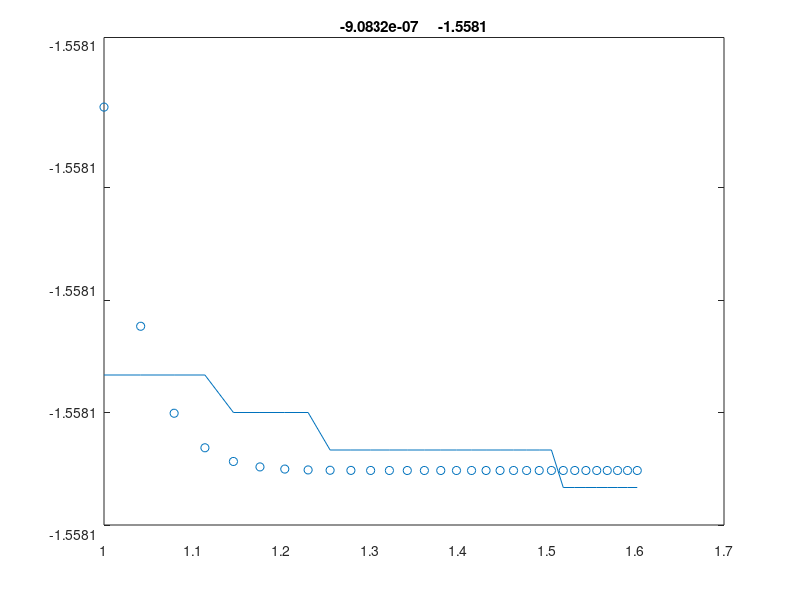

Reproduce this figure in MATLAB.
  function demo2mod
% ********************************************************
% *** Solves (4) and computes q of (6) with basic RCIP   *
% *** Last changed 2018-01-28 by Johan Helsing           *
% ********************************************************
  close all
  format long
  format compact
% *** User specified quantities ***************

  x = [];
  array = [];
  for k=10:1:40
     array = [array, (log10((ErrorCompDL(10, k))))];
     x = [x, log10(k)];
  end
  #ErrorCompDL(10, 4)
  
  p= polyfit(x,array,1);
  figure
  plot(x, polyval(p,x));
  hold on
  scatter(x,array);
  title(num2str(p));
  hold off
  
  function error=ErrorCompOld(npan,nsub)
    lambda=0.999;  % parameter lambda
    %lambda=1;
    theta=pi/2;    % corner opening angle
    evec=1;        % a unit vector 
    qref=1.1300163213105365; % reference solution
  % *********************************************
    T=Tinit16;
    W=Winit16;
  %
  % *** Pbc and PWbc prolongation matrices ***
    [IP,IPW]=IPinit(T,W);
    Pbc =blkdiag(eye(16),IP ,IP ,eye(16));
    PWbc=blkdiag(eye(16),IPW,IPW,eye(16));
    %disp(['check_PWTP = ',num2str(norm(PWbc'*Pbc-eye(64)))])
  %
  % *** Panels, discretization points, and weights ***
    sinter=linspace(0,1,npan+1)';
    sinterdiff=ones(npan,1)/npan;
    [z,zp,zpp,nz,w,wzp,np]=zinit(theta,sinter,sinterdiff,T,W,npan);
    %disp(['arclength = ',num2str(sum(abs(wzp)),16)])
    %disp(['area      = ',num2str(0.5*imag(conj(z).'*wzp),15)])
  %
  % *** The K_coa^\circ matrix is set up ***
    Kcirc=MAinit(z,zp,zpp,nz,w,wzp,np);
    %KcircD = MAinitDL(z,zp,zpp,nz,w,wzp,np);
    %Kcirc=KcircD;
    
    starind=[np-31:np 1:32];
    Kcirc(starind,starind)=zeros(64);
  %
  % *** Recursion for the R matrix ***
    R=speye(np);
    R(starind,starind)=Rcomp(theta,lambda,T,W,Pbc,PWbc,nsub,npan);
  %
    conj(evec)
  % *** Solving main linear system ***
    rhs=2*lambda*real(conj(evec)*nz);
    
    
    %test_charge = complex(-0.25,0.4);
    %rhs=2*GetBC(test_charge, z);
    
    [rhotilde,it]=myGMRESR(lambda*Kcirc,R,rhs,np,100,eps);
    disp(['GMRES iter RCIP = ',num2str(it)])
  %
  % *** Post processing ***
    rhohat=R*rhotilde;
    zeta=real(conj(evec)*z).*abs(wzp);
    
    %target_complex = complex(0.01, 0)
    %zeta = MAOffBoundary(z,zp,zpp,nz,w,wzp,np,target_complex);
    
    q=rhohat'*zeta;
    %qref=G(target_complex, test_charge);
    error = (abs(qref-q)/abs(qref));
    %error = abs(q)


    
  function error=ErrorCompDL(npan,nsub)
    lambda=1.0000;  % parameter lambda
    %lambda=1;
    theta=pi/2;    % corner opening angle
    evec=1;        % a unit vector 
    qref=1.1300163213105365; % reference solution
  % *********************************************
    T=Tinit16;
    W=Winit16;
  %
  % *** Pbc and PWbc prolongation matrices ***
    [IP,IPW]=IPinit(T,W);
    Pbc =blkdiag(eye(16),IP ,IP ,eye(16));
    PWbc=blkdiag(eye(16),IPW,IPW,eye(16));
    %disp(['check_PWTP = ',num2str(norm(PWbc'*Pbc-eye(64)))])
  %
  % *** Panels, discretization points, and weights ***
    sinter=linspace(0,1,npan+1)';
    sinterdiff=ones(npan,1)/npan;
    [z,zp,zpp,nz,w,wzp,np]=zinit(theta,sinter,sinterdiff,T,W,npan);
    %disp(['arclength = ',num2str(sum(abs(wzp)),16)])
    %disp(['area      = ',num2str(0.5*imag(conj(z).'*wzp),15)])
  %
  % *** The K_coa^\circ matrix is set up ***
    %Kcirc=MAinit(z,zp,zpp,nz,w,wzp,np);
    KcircD = MAinitDL(z,zp,zpp,nz,w,wzp,np);
    Kcirc=KcircD;
    
    starind=[np-31:np 1:32];
    Kcirc(starind,starind)=zeros(64);
  %
  % *** Recursion for the R matrix ***
    R=speye(np);
    R(starind,starind)=RcompNew(theta,T,W,Pbc,PWbc,nsub,npan);
  %
    %conj(evec)
  % *** Solving main linear system ***
    %rhs=2*lambda*real(conj(evec)*nz);
    
    test_charge = complex(-0.25,0.4);
    rhs=GetBC(test_charge, z);
    
    [rhotilde,it]=myGMRESR(lambda*Kcirc,R,rhs,np,100,eps);
    disp(['GMRES iter RCIP = ',num2str(it)])
  %
  % *** Post processing ***
    rhohat=R*rhotilde;
    %zeta=real(conj(evec)*z).*abs(wzp);
    
    target_complex = complex(0.01, 0);
    zeta = MAOffBoundary(z,zp,zpp,nz,w,wzp,np,target_complex);
    
    %q=rhohat'*zeta
    q=zeta*rhohat;
    qref=G(target_complex, test_charge);
    error = (abs(qref-q)/abs(qref));
    #error = abs(q)
  
 
  function O=G(x, y)
    O = (-1/(2*pi)) * log(abs(x-y));
 
 
  function P=GetBC(test_charge, z)
    P = zeros(1,length(z));
    n = length(z);
    for i=1:n
        P(i) = G(test_charge, z(i));
    end
 

  function R=Rcomp(theta,lambda,T,W,Pbc,PWbc,nsub,npan)
  starL=17:80;
  for level=1:nsub
    [z,zp,zpp,nz,w,wzp]=zlocinit(theta,T,W,nsub,level,npan);
    K=MAinit(z,zp,zpp,nz,w,wzp,96);
    %KD = MAinitDL(z,zp,zpp,nz,w,wzp,96);
    %K=KD;
    MAT=eye(96)+lambda*K;
    if level==1
      R=inv(MAT(starL,starL));
    end
    MAT(starL,starL)=inv(R);
    R=PWbc'*(MAT\Pbc);
  end
  
  function R=RcompNew(theta,T,W,Pbc,PWbc,nsub,npan)
  starL=17:80;
  lambda = 1.000;
  for level=1:nsub
    [z,zp,zpp,nz,w,wzp]=zlocinit(theta,T,W,nsub,level,npan);
    K=MAinit(z,zp,zpp,nz,w,wzp,96);
    KD = MAinitDL(z,zp,zpp,nz,w,wzp,96);
    K=KD;
    MAT=eye(96)+lambda*K;
    if level==1
      R=inv(MAT(starL,starL));
    end
    MAT(starL,starL)=inv(R);
    R=PWbc'*(MAT\Pbc);
  end
  
  function [x,it]=myGMRESR(A,R,b,n,m,tol)
% *** GMRES with low-threshold stagnation control ***
  V=zeros(n,m+1);
  H=zeros(m);
  cs=zeros(m,1);
  sn=zeros(m,1);
  bnrm2=norm(b);
  V(:,1)=b/bnrm2;
  s=bnrm2*eye(m+1,1);
  for it=1:m                                  
    it1=it+1;                                   
    w=A*(R*V(:,it));
    for k=1:it
      H(k,it)=V(:,k)'*w;
      w=w-H(k,it)*V(:,k);
    end
    H(it,it)=H(it,it)+1;
    wnrm2=norm(w);
    V(:,it1)=w/wnrm2;
    for k=1:it-1                                
      temp     = cs(k)*H(k,it)+sn(k)*H(k+1,it);
      H(k+1,it)=-sn(k)*H(k,it)+cs(k)*H(k+1,it);
      H(k,it)  = temp;
    end
    [cs(it),sn(it)]=rotmat(H(it,it),wnrm2);     
    H(it,it)= cs(it)*H(it,it)+sn(it)*wnrm2;
    s(it1) =-sn(it)*s(it);                      
    s(it)  = cs(it)*s(it);                         
    myerr=abs(s(it1))/bnrm2;
    if (myerr<=tol)||(it==m)                     
      %disp(['predicted residual = ' num2str(myerr)])
      y=triu(H(1:it,1:it))\s(1:it);             
      x=fliplr(V(:,1:it))*flipud(y);
      trueres=norm(x+A*(R*x)-b)/bnrm2;
      %disp(['true residual      = ',num2str(trueres)])
      break
    end
  end

  function [c,s]=rotmat(a,b)
  if  b==0
    c=1;
    s=0;
  elseif abs(b)>abs(a)
    temp=a/b;
    s=1/sqrt(1+temp^2);
    c=temp*s;
  else
    temp=b/a;
    c=1/sqrt(1+temp^2);
    s=temp*c;
  end

  function M1=MAinit(z,zp,zpp,nz,w,wzp,N)
% *** adjoint of double layer potential ***   
  M1=zeros(N);
  for m=1:N
    M1(:,m)=abs(wzp(m))*real(nz./(z(m)-z));
  end
  M1(1:N+1:N^2)=-w.*imag(zpp./zp)/2;      
  M1=M1/pi;
  
  function M1=MAinitDL(z,zp,zpp,nz,w,wzp,N)
% *** adjoint of double layer potential ***   
  M1=zeros(N);
  for m=1:N
    M1(:,m)=abs(wzp(m))*real(nz(m)./(z-z(m)));
  end
  M1(1:N+1:N^2)=-w.*imag(zpp./zp)/2;      
  M1=-M1/pi;
  
  function M1=MAOffBoundary(z,zp,zpp,nz,w,wzp,N,target)
% *** adjoint of double layer potential ***   
  M1=zeros(1,N);
  for m=1:N
    M1(m)=abs(wzp(m))*real(nz(m)./(target-z(m)));
  end   
  M1=-M1/pi;
  
  function [z,zp,zpp,nz,w,wzp,np]=zinit(theta,sinter,sinterdiff,T,W,npan)
  np=16*npan;
  s=zeros(np,1);
  w=zeros(np,1);
  for k=1:npan
    myind=(k-1)*16+1:k*16;
    sdif=sinterdiff(k)/2;
    s(myind)=(sinter(k)+sinter(k+1))/2+sdif*T;
    w(myind)=W*sdif;
  end
  z=zfunc(s,theta) ;
  zp=zpfunc(s,theta);
  zpp=zppfunc(s,theta);
% *** some extra presicion gained from symmetry ***
  z(np/2+1:np)=conj(flipud(z(1:np/2)));
  zp(np/2+1:np)=-conj(flipud(zp(1:np/2)));
  zpp(np/2+1:np)=conj(flipud(zpp(1:np/2)));
% *************************************************
  nz=-1i*zp./abs(zp);
  wzp=w.*zp;

  function [z,zp,zpp,nz,w,wzp]=zlocinit(theta,T,W,nsub,level,npan)
  denom=2^(nsub-level)*npan;
  s=[T/4+0.25;T/4+0.75;T/2+1.5]/denom;
  w=[W/4;W/4;W/2]/denom;
  w=[flipud(w);w];
  z=zfunc(s,theta);
  z=[conj(flipud(z));z];
  zp=zpfunc(s,theta);
  zp=[-conj(flipud(zp));zp];
  zpp=zppfunc(s,theta);
  zpp=[conj(flipud(zpp));zpp];
  nz=-1i*zp./abs(zp);
  wzp=w.*zp;
  
  function zout=zfunc(s,theta)
  zout=sin(pi*s).*exp(1i*theta*(s-0.5));

  function zpout=zpfunc(s,theta)
  zpout=(pi*cos(pi*s)+1i*theta*sin(pi*s)).*exp(1i*theta*(s-0.5));
  
  function zppout=zppfunc(s,theta)
  zppout=(2i*pi*theta*cos(pi*s)-(theta^2+pi^2)*sin(pi*s)).* ...
	 exp(1i*theta*(s-0.5));  

  function [IP,IPW]=IPinit(T,W)
  A=ones(16);
  AA=ones(32,16);
  T2=[T-1;T+1]/2;
  W2=[W;W]/2;
  for k=2:16
    A(:,k)=A(:,k-1).*T;
    AA(:,k)=AA(:,k-1).*T2;   
  end
  IP=AA/A;
  IPW=IP.*(W2*(1./W)');
  
  function T=Tinit16
% *** 16-point Gauss-Legendre nodes ***  
  T=zeros(16,1);
  T( 1)=-0.989400934991649932596154173450332627;
  T( 2)=-0.944575023073232576077988415534608345;
  T( 3)=-0.865631202387831743880467897712393132;
  T( 4)=-0.755404408355003033895101194847442268;
  T( 5)=-0.617876244402643748446671764048791019;
  T( 6)=-0.458016777657227386342419442983577574;
  T( 7)=-0.281603550779258913230460501460496106;
  T( 8)=-0.095012509837637440185319335424958063;
  T( 9)= 0.095012509837637440185319335424958063;
  T(10)= 0.281603550779258913230460501460496106;
  T(11)= 0.458016777657227386342419442983577574;
  T(12)= 0.617876244402643748446671764048791019;
  T(13)= 0.755404408355003033895101194847442268;
  T(14)= 0.865631202387831743880467897712393132;
  T(15)= 0.944575023073232576077988415534608345;
  T(16)= 0.989400934991649932596154173450332627;

  function W=Winit16
% *** 16-point Gauss-Legendre weights ***  
  W=zeros(16,1); 
  W( 1)= 0.027152459411754094851780572456018104;
  W( 2)= 0.062253523938647892862843836994377694;
  W( 3)= 0.095158511682492784809925107602246226;
  W( 4)= 0.124628971255533872052476282192016420;
  W( 5)= 0.149595988816576732081501730547478549;
  W( 6)= 0.169156519395002538189312079030359962;
  W( 7)= 0.182603415044923588866763667969219939;
  W( 8)= 0.189450610455068496285396723208283105;
  W( 9)= 0.189450610455068496285396723208283105;
  W(10)= 0.182603415044923588866763667969219939;
  W(11)= 0.169156519395002538189312079030359962;
  W(12)= 0.149595988816576732081501730547478549;
  W(13)= 0.124628971255533872052476282192016420;
  W(14)= 0.095158511682492784809925107602246226;
  W(15)= 0.062253523938647892862843836994377694;
  W(16)= 0.027152459411754094851780572456018104;